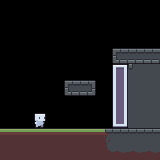

The image is a tile-based game level rendered from a .tmx file. Its description and complete source (layers, tilesets, objects, tile grids) follow:
An orthogonal 10x10 tile map with 16x16 px tiles, 1 tile layer (Tile Layer 1).

<map version="1.10" tiledversion="1.12.1" orientation="orthogonal" renderorder="left-up" width="10" height="10" tilewidth="16" tileheight="16" infinite="0" nextlayerid="2" nextobjectid="1">
 <editorsettings>
  <export target="../assets/csv/TestMap.csv" format="csv" />
 </editorsettings>
 <tileset firstgid="1" source="TileSet1.tsx" />
 <layer id="1" name="Tile Layer 1" width="10" height="10">
  <data encoding="csv">
0,0,0,0,0,0,0,0,0,0,
0,0,64,0,0,0,0,0,0,0,
0,0,0,0,0,0,0,0,0,0,
0,0,0,0,64,0,0,276,277,277,
0,0,0,0,0,0,0,44,238,263,
0,0,0,0,276,278,0,65,263,263,
0,0,0,0,0,0,0,65,263,263,
0,0,57,0,0,0,0,86,263,263,
138,138,138,138,138,138,141,222,222,222,
179,179,179,179,179,179,167,206,206,206
</data>
 </layer>
</map>
